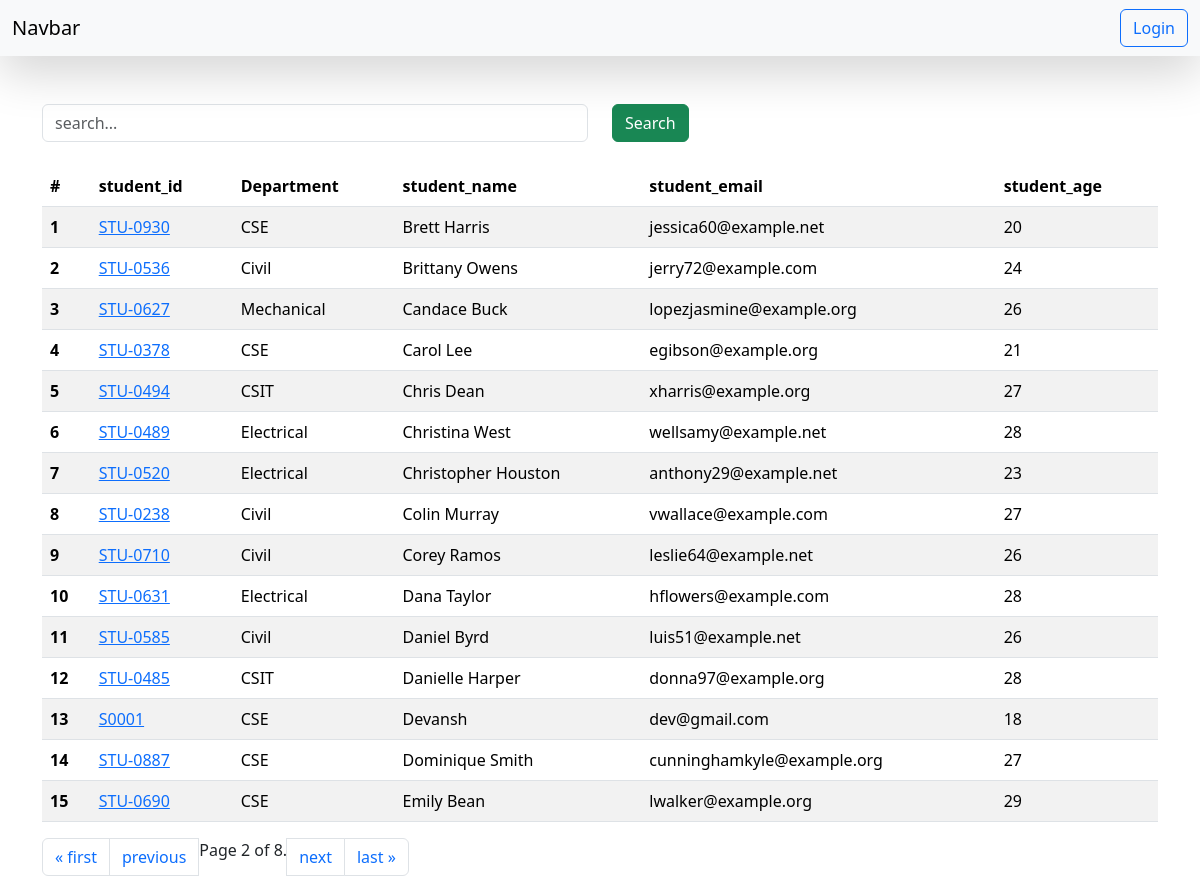
The app's page /students?page=2 with its own data.
### vege/models.py (models this page shows, shortened)
class Student(models.Model):
    department=models.ForeignKey(Department, related_name='depart' , on_delete=models.CASCADE)
    student_id=models.OneToOneField(StudentID, related_name="studentid", on_delete=models.CASCADE)
    student_name=models.CharField(max_length=100)
    student_email=models.EmailField(unique=True)
    student_age=models.IntegerField(default=18)
    student_address=models.TextField()
    class Meta:
        ordering = ['student_name']
        verbose_name = "student"

class StudentID(models.Model):
    student_id=models.CharField(max_length=100)
    def __str__(self) -> str:
        return self.student_id

class Department(models.Model):
    department = models.CharField(max_length=100)
    def __str__(self) -> str:
        return self.department
    class Meta:
        ordering = ['department']

### vege/views.py (the view, shortened to what this page needs)
# urls.py: path('students',get_students, name="get_Students"),
def get_students(request):
    queryset=Student.objects.all()
    paginator = Paginator(queryset, 15)  # Show 25 contacts per page.
    page_number = request.GET.get("page",1)
    page_obj = paginator.get_page(page_number)
    return render(request, 'result/students.html', {'queryset': page_obj})

### vege/templates/result/students.html
{% extends "base.html" %}
{% block body %}
<div class="container mt-5">
    <form class="mb-4" method="GET">
    <div class="row">
        <div class="col-md-6">
            <input class="form-control" name="search" placeholder="search...">
        </div>
        <div class="col-md-6">
            <button class="btn btn-success">Search</button>
        </div>
    </div>
    </form>
<table class="table table-striped">
    <thead>
      <tr>
        <th scope="col">#</th>
        <th scope="col">student_id</th>
        <th scope="col">Department</th>
        <th scope="col">student_name</th>
        <th scope="col">student_email</th>
        <th scope="col">student_age</th>
      </tr>
    </thead>
    <tbody>
        {% for student in queryset %}
      <tr>
        <th scope="row">{{forloop.counter}}</th>
        <td>
          <a href="{% url 'see_marks' student.student_id %}">
          {{student.student_id}}</a>
        </td>
        <td>{{student.department}}</td>
        <td>{{student.student_name}}</td>
        <td>{{student.student_email}}</td>
        <td>{{student.student_age}}</td>
      </tr>
      {%endfor %}
      </tbody>
      </table>
      <nav aria-label="Page navigation example">
        <ul class="pagination">
        {% if queryset.has_previous %}
            <li class="page-item"><a class="page-link" href="?page=1">&laquo; first</a></li>
            <li class="page-item"><a class="page-link" href="?page={{ queryset.previous_page_number }}">previous</a></li>
        {% endif %}
        <span class="current">
            Page {{ queryset.number }} of {{ queryset.paginator.num_pages }}.
        </span>
        {% if queryset.has_next %}
            <li class="page-item"><a class="page-link" href="?page={{ queryset.next_page_number }}">next</a></li>
            <li class="page-item"><a class="page-link" href="?page={{ queryset.paginator.num_pages }}">last &raquo;</a></li>
        {% endif %}
        </ul>
      </nav>
      </div>
{% endblock %}

### records on screen
Student: student_id "STU-0930", department "CSE", student_name "Brett Harris", student_email "jessica60@example.net", student_age "20"
Student: student_id "STU-0536", department "Civil", student_name "Brittany Owens", student_email "jerry72@example.com", student_age "24"
Student: student_id "STU-0627", department "Mechanical", student_name "Candace Buck", student_email "lopezjasmine@example.org", student_age "26"
Student: student_id "STU-0378", department "CSE", student_name "Carol Lee", student_email "egibson@example.org", student_age "21"
Student: student_id "STU-0494", department "CSIT", student_name "Chris Dean", student_email "xharris@example.org", student_age "27"
Student: student_id "STU-0489", department "Electrical", student_name "Christina West", student_email "wellsamy@example.net", student_age "28"
Student: student_id "STU-0520", department "Electrical", student_name "Christopher Houston", student_email "anthony29@example.net", student_age "23"
Student: student_id "STU-0238", department "Civil", student_name "Colin Murray", student_email "vwallace@example.com", student_age "27"
Student: student_id "STU-0710", department "Civil", student_name "Corey Ramos", student_email "leslie64@example.net", student_age "26"
Student: student_id "STU-0631", department "Electrical", student_name "Dana Taylor", student_email "hflowers@example.com", student_age "28"
Student: student_id "STU-0585", department "Civil", student_name "Daniel Byrd", student_email "luis51@example.net", student_age "26"
Student: student_id "STU-0485", department "CSIT", student_name "Danielle Harper", student_email "donna97@example.org", student_age "28"
Student: student_id "S0001", department "CSE", student_name "Devansh", student_email "dev@gmail.com", student_age "18"
Student: student_id "STU-0887", department "CSE", student_name "Dominique Smith", student_email "cunninghamkyle@example.org", student_age "27"
Student: student_id "STU-0690", department "CSE", student_name "Emily Bean", student_email "lwalker@example.org", student_age "29"

### other values on screen
{{ queryset.number }} "2"
{{ queryset.paginator.num_pages }} "8"
